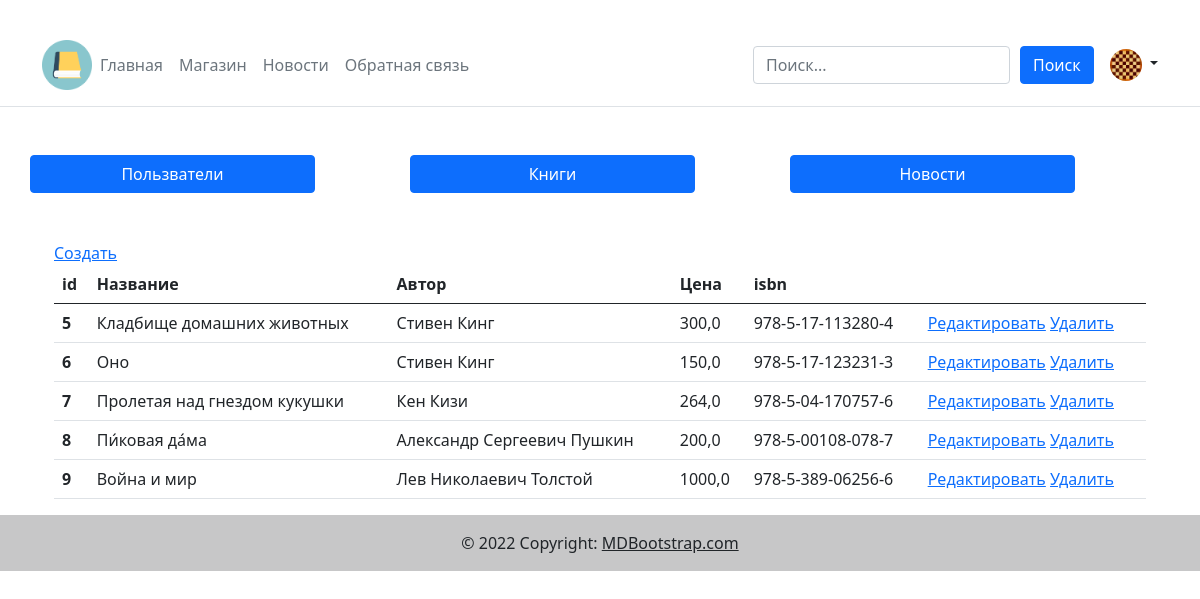
Page /moderator/moderator_book/ (signed in) on the committed database.
### main/models.py (models this page shows, shortened)
class profile (models.Model):
    objects = None
    user = models.OneToOneField(User, on_delete=models.CASCADE)
    moderator = models.BooleanField(default=False, verbose_name = "Администратор")
    photo = models.ImageField(upload_to="photo/user/%Y/%m/%d/", null = True, verbose_name = "Фото пользователя")

class book (models.Model):
    objects = None
    title = models.CharField(max_length=255, verbose_name = "Названеи книги")
    isbn = models.CharField(null = True, blank = True, max_length=255, verbose_name = "isbn")
    photo = models.ImageField(upload_to="photo/book/%Y/%m/%d/", verbose_name = "Фотография книги")
    description = models.TextField(blank=True, verbose_name = "Описание книги")
    time_create = models.DateTimeField(auto_now_add=True, verbose_name = "Дата публикации книги")
    is_published = models.BooleanField(default=True, verbose_name = "Публикация")
    price = models.FloatField(verbose_name = "Цена")
    Author = models.ForeignKey(Author_of_the_book, null = True, blank = True, verbose_name = "Автор",on_delete = models.CASCADE)
    genre = models.ForeignKey(genre_of_the_book, null = False, blank = True, verbose_name = "Кагория книги",on_delete = models.CASCADE)

class Author_of_the_book(models.Model):
    objects = None
    name = models.CharField(max_length=255, verbose_name = "Имя автора")
    photo = models.ImageField(upload_to="photo/author/%Y/%m/%d/", verbose_name = "Фотография автора")
    description = models.TextField(blank=True, verbose_name = "Описание книги")
    def __str__(self):
        return self.name

### moderator/views.py (the view)
# urls.py: path('moderator_book/', views.moderator_book, name='moderator_book'),
def moderator_book(request):
    books = book.objects.all()
    if request.user.is_authenticated:
        photo_user=profile.objects.filter(user = request.user)
    else:
        photo_user = ""
    context = {
        'books':books,
        'photo_user':photo_user,
        }
    return render(request,"moderator/moderator_book.html",context = context)

### moderator/templates/moderator/moderator_book.html (shortened to what this page needs)
﻿{% extends 'base.html' %}
{% block content %}
    {% include 'menu_moderator.html'%}
    <div class="container mt-5">
        <a href="{% url "moderator:create_book"%}">Создать</a>
        <table class="table">
            <thead>
                <tr>
                    <th scope="col">id</th>
                    <th scope="col">Название</th>
                    <th scope="col">Автор</th>
                    <th scope="col">Цена</th>
                    <th scope="col">isbn</th>
                    <th scope="col"></th>
                </tr>
            </thead>
            <tbody>
            {% for ad in books %}
                <tr>
                    <th scope="row">{{ad.pk}}</th>
                    <td>{{ad.title}}</td>
                    <td>{{ad.Author}}</td>
                    <td>{{ad.price}}</td>
                    <td>{{ad.isbn}}</td>
                    <td>
                        <a href="{% url "moderator:edit_book" ad.id %}">Редактировать</a>
                        <a href="{% url "moderator:delete_book" ad.id %}">Удалить</a>
                    </td>
                </tr>
                {% endfor %}
            </tbody>
        </table>
    </div>
{% endblock %}

### main/templates/base.html (shortened to what this page needs)
{% load static %}
<!DOCTYPE html>
<html lang="ru">
<head>
    <link href="https://cdn.jsdelivr.net/npm/bootstrap@5.0.2/dist/css/bootstrap.min.css" rel="stylesheet">
    <link rel="stylesheet" href="https://cdn.jsdelivr.net/npm/bootstrap-icons@1.9.1/font/bootstrap-icons.css">
</head>
<body>
    {% block header %}
    <header class="p-3 mb-3 border-bottom">
        <div class="container">
            <div class="d-flex flex-wrap align-items-center justify-content-center justify-content-lg-start">
                <img class="ml-5"style="height:50px;width:50px" src="../../media/photo/icon.png"/>
                <ol class="nav col-12 col-lg-auto me-lg-auto mb-2 justify-content-center mb-md-0">
                    <li><a class="nav-link px-2 link-secondary" href="{% url 'home' %}">Главная</a></li>
                    <li><a class="nav-link px-2 link-secondary" href="{% url 'store' %}">Магазин</a></li>
                    <li><a class="nav-link px-2 link-secondary" href="{% url 'news' %}">Новости</a></li>
                    <li><a class="nav-link px-2 link-secondary" href="{% url 'contact' %}">Обратная связь</a></li>
                </ol>
                    {% include 'search.html' %}
                <div class="dropdown text-end">
                    {% if request.user.is_authenticated %}
                    <div class="dropdown text-end">
                        <a href="#" class="d-block link-dark text-decoration-none dropdown-toggle" id="dropdownUser1" data-bs-toggle="dropdown" aria-expanded="false">
                            {% if photo_user %}
                                {% for photo_user in photo_user %}
                                    <img src="../../../media/{{photo_user.photo}}" alt="mdo" width="32" height="32" class="rounded-circle">
                                {% endfor %}
                            {% else %}
                                <img src="media/photo/no-photo.png" alt="mdo" width="32" height="32" class="rounded-circle">
                            {% endif %}
                        </a>
                    </div>
                    {% endif%}
                </div>
            </div>
        </div>
    </header>
    {% endblock header %}
    <div class="container mt-5">
        {% block content %}
        {% endblock content %}
    </div>
    {% block footer %}
    <footer class="bg-light text-center text-lg-start mt-3">
        <div class="text-center p-3" style="background-color: rgba(0, 0, 0, 0.2);">
            © 2022 Copyright:
            <a class="text-dark" href="https://mdbootstrap.com/">MDBootstrap.com</a>
        </div>
    </footer>
    {% endblock %}
</body>
</html>

### rows in the picture
profile: photo (picture)
book: pk "5", title "Кладбище домашних животных", Author "Стивен Кинг", price "300,0", isbn "978-5-17-113280-4"
book: pk "6", title "Оно", Author "Стивен Кинг", price "150,0", isbn "978-5-17-123231-3"
book: pk "7", title "Пролетая над гнездом кукушки", Author "Кен Кизи", price "264,0", isbn "978-5-04-170757-6"
book: pk "8", title "Пи́ковая да́ма", Author "Александр Сергеевич Пушкин", price "200,0", isbn "978-5-00108-078-7"
book: pk "9", title "Война и мир", Author "Лев Николаевич Толстой", price "1000,0", isbn "978-5-389-06256-6"
